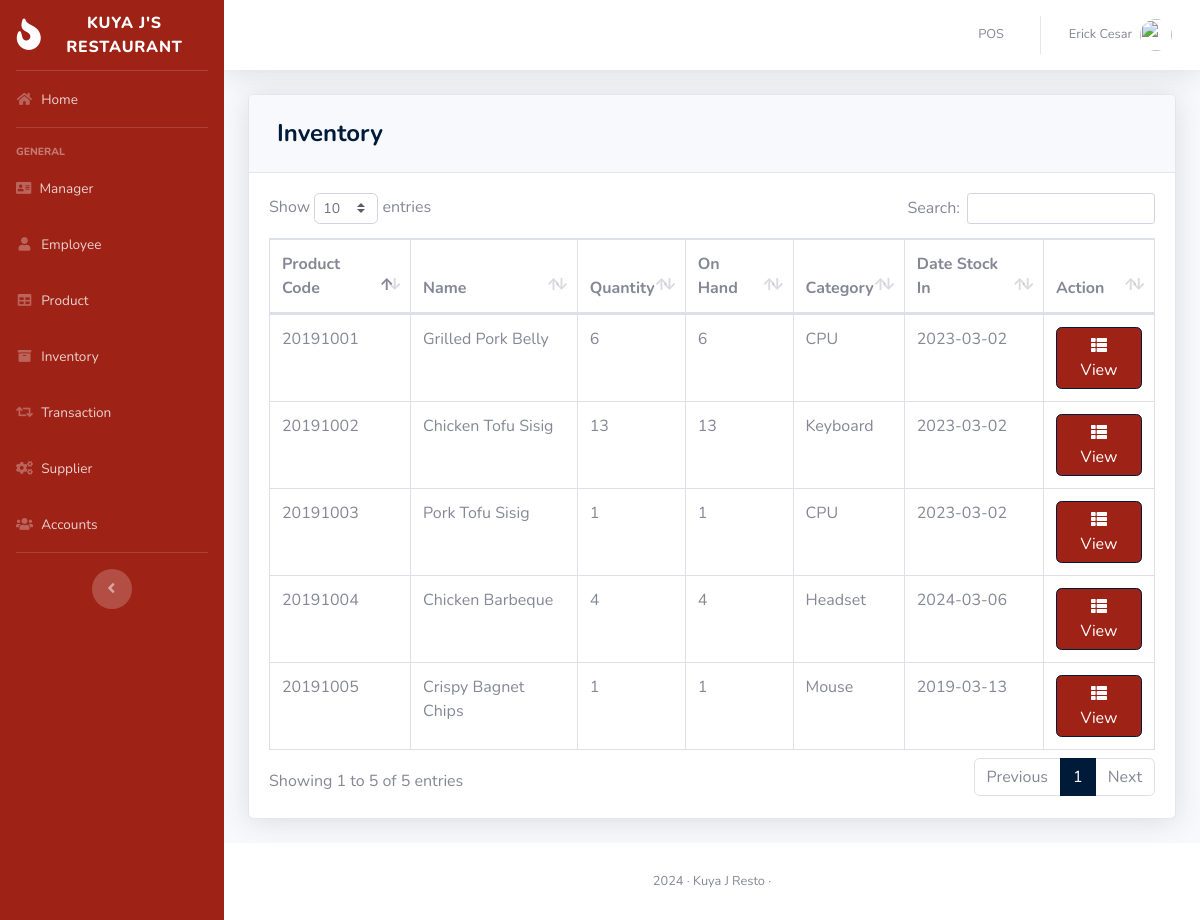
Page /pages/inventory.php (signed in) on the committed database.
### tables this page shows
CREATE TABLE `product` (
  `PRODUCT_ID` int(11) NOT NULL,
  `PRODUCT_CODE` varchar(20) NOT NULL,
  `NAME` varchar(50) DEFAULT NULL,
  `DESCRIPTION` varchar(250) NOT NULL,
  `QTY_STOCK` int(50) DEFAULT NULL,
  `ON_HAND` int(250) NOT NULL,
  `PRICE` int(50) DEFAULT NULL,
  `CATEGORY_ID` int(11) DEFAULT NULL,
  `SUPPLIER_ID` int(11) DEFAULT NULL,
  `DATE_STOCK_IN` varchar(50) NOT NULL
);

CREATE TABLE `category` (
  `CATEGORY_ID` int(11) NOT NULL,
  `CNAME` varchar(50) DEFAULT NULL
);

### pages/inventory.php (the view, shortened to what this page needs)
<?php
include'../includes/connection.php';
include'../includes/sidebar.php';
?>
            <div class="card shadow mb-4">
            <div class="card-header py-3">
              <h4 class="m-2 font-weight-bold text-primary">Inventory</h4>
            </div>
            <div class="card-body">
              <div class="table-responsive">
                <table class="table table-bordered" id="dataTable" width="100%" cellspacing="0">
               <thead>
                   <tr>
                     <th>Product Code</th>
                     <th>Name</th>
                     <th>Quantity</th>
                     <th>On Hand</th>
                     <th>Category</th>
                     <th>Date Stock In</th>
                     <th>Action</th>
                   </tr>
               </thead>
          <tbody>
<?php
    $query = 'SELECT PRODUCT_ID, PRODUCT_CODE, NAME, COUNT(`QTY_STOCK`) AS "QTY_STOCK", COUNT(`ON_HAND`) AS "ON_HAND", CNAME, DATE_STOCK_IN FROM product p join category c on p.CATEGORY_ID=c.CATEGORY_ID GROUP BY PRODUCT_CODE';
        $result = mysqli_query($db, $query) or die (mysqli_error($db));
            while ($row = mysqli_fetch_assoc($result)) {
                echo '<tr>';
                echo '<td>'. $row['PRODUCT_CODE'].'</td>';
                echo '<td>'. $row['NAME'].'</td>';
                echo '<td>'. $row['QTY_STOCK'].'</td>';
                echo '<td>'. $row['ON_HAND'].'</td>';
                echo '<td>'. $row['CNAME'].'</td>';
                echo '<td>'. $row['DATE_STOCK_IN'].'</td>';
                      echo '<td align="right">
                              <a type="button" class="btn btn-primary bg-gradient-primary" href="inv_searchfrm.php?action=edit & id='.$row['PRODUCT_CODE'] . '"><i class="fas fa-fw fa-th-list"></i> View</a>
                          </div> </td>';
                        }
?>
                        </div>
                    </div>
<?php
include'../includes/footer.php';
?>

### includes/sidebar.php (shortened to what this page needs)
<!DOCTYPE html>
<html lang="en">
<head>
  <link href="../vendor/fontawesome-free/css/all.min.css" rel="stylesheet" type="text/css">
  <link href="../css/sb-admin-2.min.css" rel="stylesheet">
  <link href="../vendor/datatables/dataTables.bootstrap4.min.css" rel="stylesheet">
</head>
<body id="page-top">
  <div id="wrapper">
    <ul class="navbar-nav bg-gradient-primary sidebar sidebar-dark accordion" id="accordionSidebar">
      <a class="sidebar-brand d-flex align-items-center justify-content-center" href="index.php">
        <div class="sidebar-brand-icon rotate-n-15">
          <i class="fas fa-fire" color="red"></i>
        </div>
        <div class="sidebar-brand-text mx-3">Kuya J's Restaurant</div>
      </a>
      <hr class="sidebar-divider my-0">
      <li class="nav-item">
        <a class="nav-link" href="index.php">
          <i class="fas fa-fw fa-home"></i>
          <span>Home</span></a>
      </li>
      <hr class="sidebar-divider">
      <div class="sidebar-heading">
        General
      </div>
      <li class="nav-item">
        <a class="nav-link" href="customer.php">
          <i class="fas fa-address-card"></i>
          <span>Manager</span></a>
      </li>
      <li class="nav-item">
        <a class="nav-link" href="employee.php">
          <i class="fas fa-fw fa-user"></i>
          <span>Employee</span></a>
      </li>
      <li class="nav-item">
        <a class="nav-link" href="product.php">
          <i class="fas fa-fw fa-table"></i>
          <span>Product</span></a>
      </li>
      <li class="nav-item">
        <a class="nav-link" href="inventory.php">
          <i class="fas fa-fw fa-archive"></i>
          <span>Inventory</span></a>
      </li>
      <li class="nav-item">
        <a class="nav-link" href="transaction.php">
          <i class="fas fa-fw fa-retweet"></i>
          <span>Transaction</span></a>
      </li>
      <li class="nav-item">
        <a class="nav-link" href="supplier.php">
          <i class="fas fa-fw fa-cogs"></i>
          <span>Supplier</span></a>
      </li>
      <li class="nav-item">
        <a class="nav-link" href="user.php">
          <i class="fas fa-fw fa-users"></i>
          <span>Accounts</span></a>
      </li>
      <hr class="sidebar-divider d-none d-md-block">
      <div class="text-center d-none d-md-inline">
        <button class="rounded-circle border-0" id="sidebarToggle"></button>
      </div>
    </ul>
    <?php include_once 'topbar.php'; ?>

### includes/topbar.php (shortened to what this page needs)
<div id="content-wrapper" class="d-flex flex-column">
  <div id="content">
    <nav class="navbar navbar-expand navbar-light bg-white topbar mb-4 static-top shadow">
      <ul class="navbar-nav ml-auto">
        <li class="nav-item dropdown no-arrow">
          <a class="nav-link" href="pos.php" role="button">
            <span class="mr-2 d-none d-lg-inline text-gray-600 small">POS</span>
          </a>
        </li>
        <li class="nav-item dropdown no-arrow">
          <a class="nav-link dropdown-toggle" href="#" id="userDropdown" role="button" data-toggle="dropdown" aria-haspopup="true" aria-expanded="false">
            <span class="mr-2 d-none d-lg-inline text-gray-600 small"><?php echo  $_SESSION['FIRST_NAME']. ' '.$_SESSION['LAST_NAME'] ;?></span>
            <img class="img-profile rounded-circle"
            <?php
              if($_SESSION['GENDER']=='Male'){
                echo 'src="https://encrypted-tbn0.gstatic.com/images?q=tbn:ANd9GcTS0rikanm-OEchWDtCAWQ_s1hQq1nOlQUeJr242AdtgqcdEgm0Dg"';
              }else{
                echo 'src="https://encrypted-tbn0.gstatic.com/images?q=tbn:ANd9GcSNngF0RFPjyGl4ybo78-XYxxeap88Nvsyj1_txm6L4eheH8ZBu"';
              }
            ?>>
          </a>
        </li>
      </ul>
    </nav>
    <div class="container-fluid">

### includes/footer.php (shortened to what this page needs)
      <footer class="sticky-footer bg-white">
        <div class="container my-auto">
          <div class="copyright text-center my-auto">
              <span> 2024 · Kuya J Resto ·</span>
          </div>
        </div>
      </footer>
</body>
</html>

### rows in the picture
product: PRODUCT_CODE "20191001", NAME "Grilled Pork Belly", QTY_STOCK "6", ON_HAND "6", CATEGORY_ID.CNAME "CPU", DATE_STOCK_IN "2023-03-02"
product: PRODUCT_CODE "20191002", NAME "Chicken Tofu Sisig", QTY_STOCK "13", ON_HAND "13", CATEGORY_ID.CNAME "Keyboard", DATE_STOCK_IN "2023-03-02"
product: PRODUCT_CODE "20191003", NAME "Pork Tofu Sisig", QTY_STOCK "1", ON_HAND "1", CATEGORY_ID.CNAME "CPU", DATE_STOCK_IN "2023-03-02"
product: PRODUCT_CODE "20191004", NAME "Chicken Barbeque", QTY_STOCK "4", ON_HAND "4", CATEGORY_ID.CNAME "Headset", DATE_STOCK_IN "2024-03-06"
product: PRODUCT_CODE "20191005", NAME "Crispy Bagnet Chips", QTY_STOCK "1", ON_HAND "1", CATEGORY_ID.CNAME "Mouse", DATE_STOCK_IN "2019-03-13"

### other values in the picture
$_SESSION['FIRST_NAME'] "Erick"
$_SESSION['LAST_NAME'] "Cesar"
